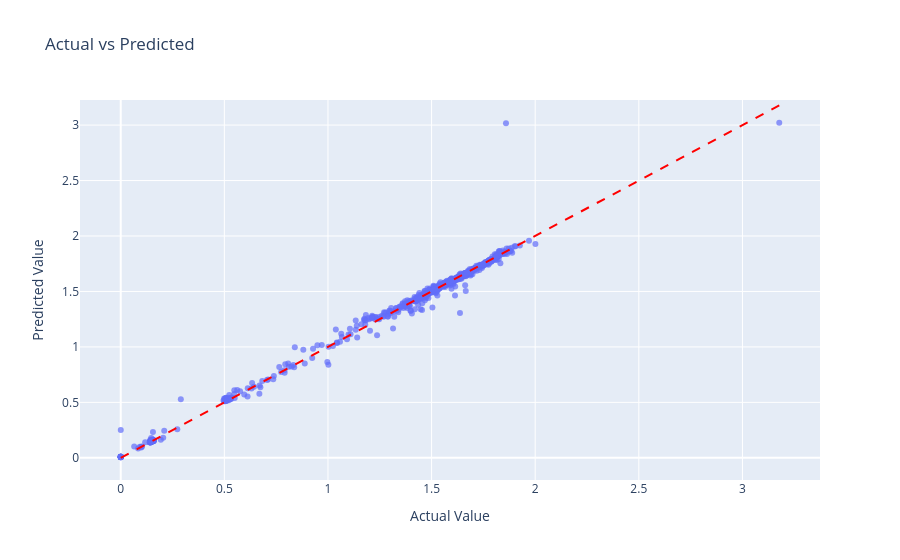

Notebook code for this chart:
### Code cell
# Create DataFrame
ap_df = pd.DataFrame({
    "Actual": y_test,
    "Predicted": y_test_pred
}, index=y_test.index)

# Interactive scatter plot
fig = px.scatter(
    ap_df,
    x="Actual",
    y="Predicted",
    title="Actual vs Predicted",
    labels={
        "Actual": "Actual Value",
        "Predicted": "Predicted Value"
    },
    opacity=0.7
)

# Add perfect prediction line (y = x)
min_val = min(ap_df.min())
max_val = max(ap_df.max())
fig.add_shape(
    type="line",
    x0=min_val,
    y0=min_val,
    x1=max_val,
    y1=max_val,
    line=dict(dash="dash", color="red"),
)

fig.show()

### Figure 1 — Plotly figure (JSON) as saved in the notebook; plotly's stock layout.template omitted (floating-point values rounded to 4 significant figures; data arrays with more than 128 entries replaced by an {"elided": "..."} marker saying what was removed)
{"data": [{"hovertemplate": "Actual Value=%{x}<br>Predicted Value=%{y}<extra></extra>", "legendgroup": "", "marker": {"color": "#636efa", "opacity": 0.7, "symbol": "circle"}, "mode": "markers", "name": "", "orientation": "v", "showlegend": false, "type": "scatter", "x": {"elided": "766 float values"}, "xaxis": "x", "y": {"elided": "766 float values"}, "yaxis": "y"}], "layout": {"legend": {"tracegroupgap": 0}, "shapes": [{"line": {"color": "red", "dash": "dash"}, "type": "line", "x0": 0.000125, "x1": 3.178, "y0": 0.000125, "y1": 3.178}], "title": {"text": "Actual vs Predicted"}, "xaxis": {"anchor": "y", "domain": [0, 1], "title": {"text": "Actual Value"}}, "yaxis": {"anchor": "x", "domain": [0, 1], "title": {"text": "Predicted Value"}}}}
